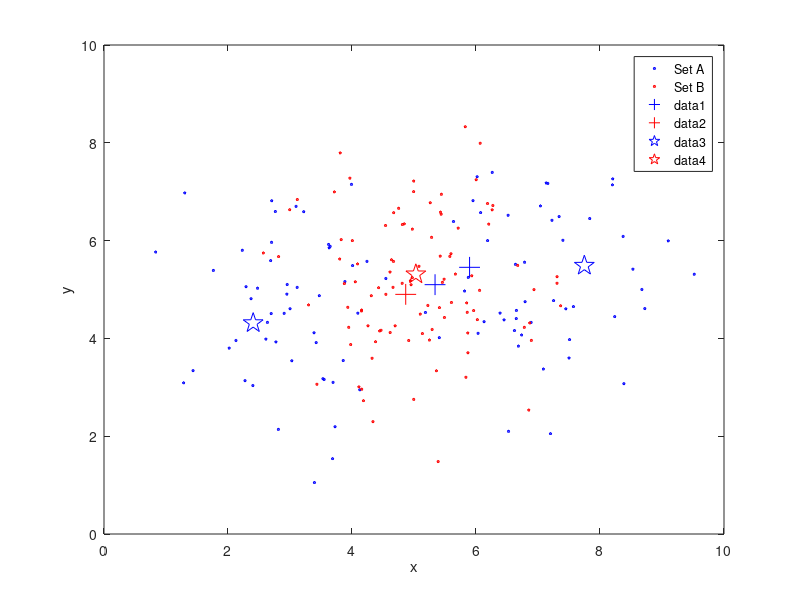
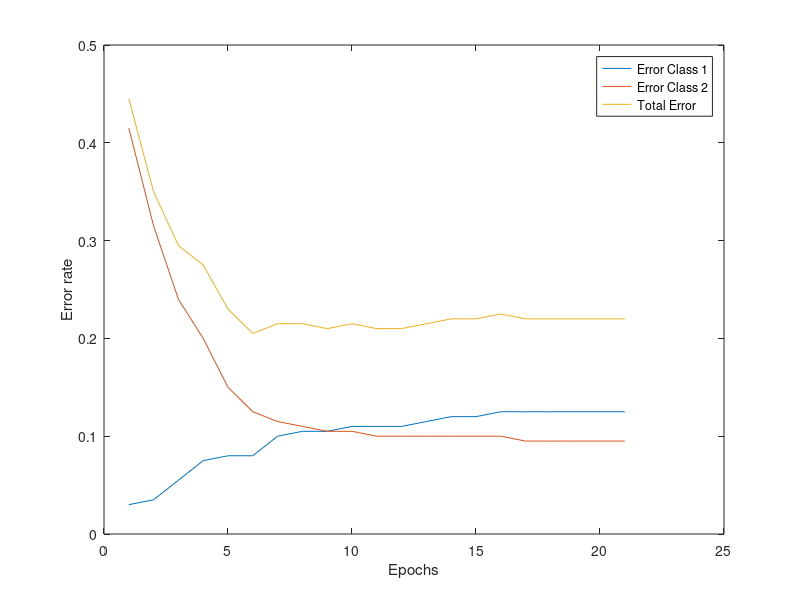

These charts were generated, in order, by the following MATLAB code:
load('data_lvq_A') % matA
load('data_lvq_B') % matB

close all
figure;
plot(matA(:,1),matA(:,2), 'bp', 'markersize', 2);
hold on;
plot(matB(:,1),matB(:,2), 'rp', 'markersize', 2);
xlabel('x'); ylabel('y');
legend('Set A', 'Set B');

data = [matA ; matB];
data_labels = (floor( (0:length(data)-1) * 2 / length(data))).';
data = [data data_labels];

% The prototypes
w_A = 2;
w_B = 1;
w = zeros(w_A + w_B, ndims(data)+1);

eta = 0.01;
nrEpochs = 500;

E_1 = zeros(1,nrEpochs);
E_2 = zeros(1,nrEpochs);

% Randomly initialize the prototypes between the minimum and maximum values
% last value being their class
for i = 1 : size(w,1)
    if i <= w_A
        w(i,:) = [mean(matA) + rand()*2*std(matA)-std(matA) 0];
    else
        w(i,:) = [mean(matB) + rand()*2*std(matB)-std(matB) 1];
    end
end

plot(w(1:w_A,1), w(1:w_A,2), 'b+', 'markersize', 15);
plot(w(w_A+1:size(w,1),1), w(w_A+1:size(w,1),2), 'r+', 'markersize', 15);

for epoch = 1:nrEpochs
    % Training
    for point = 1 : size(data,1)
         % Find the row with the nearest prototype
        rowMin = find(pdist2(data(point,1:2), w(:,1:2)) == min(pdist2(data(point,1:2), w(:,1:2))),1);
        % If the classes of the data point and the nearest prototype are the same
        if w(rowMin,end) == data(point, end)
            % Move the row closer to the data point
            w(rowMin,1:2) = w(rowMin,1:2) + eta * (data(point,1:2) - w(rowMin,1:2));
        else
            w(rowMin,1:2) = w(rowMin,1:2) - eta * (data(point,1:2) - w(rowMin,1:2));
        end
    end
       
    % Testing
    for point = 1 : size(data,1)
        % Find the row with the nearest prototype
        rowMin = find(pdist2(data(point,1:2), w(:,1:2)) == min(pdist2(data(point,1:2), w(:,1:2))),1);
        if w(rowMin,end) ~= data(point, end)
            if point <= size(matA,1)
                E_1(epoch) = E_1(epoch) + 1;
            else
                E_2(epoch) = E_2(epoch) + 1;
            end
        end
    end
    E = E_1 + E_2;
    
    if (epoch > 10 && var(E(:,epoch-4:epoch)) < 0.05)
        epoch
        E_1(:,epoch+1:end) = [];
        E_2(:,epoch+1:end) = [];
        E(:,epoch+1:end) = [];
        break
    end
end

plot(w(1:w_A,1), w(1:w_A,2), 'bp', 'markersize', 15);
plot(w(w_A+1:size(w,1),1), w(w_A+1:size(w,1),2), 'rp', 'markersize', 15);

figure;
plot(E_1/200)
hold on;
plot(E_2/200);
plot(E/200);
legend('Error Class 1', 'Error Class 2', 'Total Error');
xlabel('Epochs')
ylabel('Error rate')
